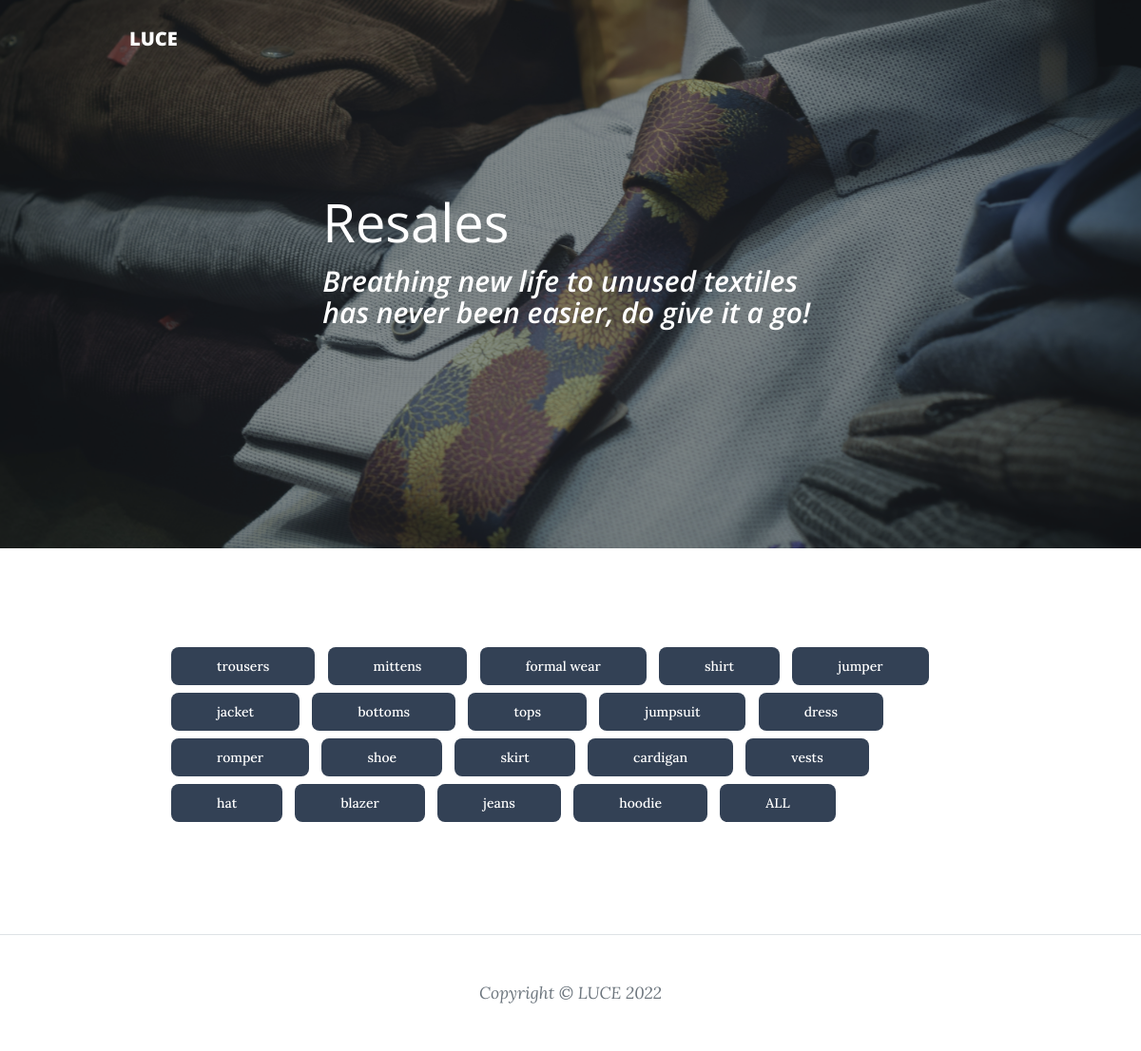
The app's page /index/ with its own data.
### apps/locate/views.py (the view)
# urls.py: path('index/', views.index, name='index'),
def index(request):
    films = Film.objects.prefetch_related('tags').all()
    tags = Tag.objects.all()
    context = {
        'films' : films,
        'tags' : tags
    }
    return render(request, 'locate/stuff.html', context)

### templates/locate/stuff.html (shortened to what this page needs)
{% extends 'base.html' %}
{% load static %}
{% block content %}
<script src="https://cdn.tailwindcss.com"></script>
<header class="masthead" style="background-image: url({% static 'ho/assets/img/com.jpg' %})">
    <div class="container position-relative px-4 px-lg-5">
        <div class="row gx-4 gx-lg-5 justify-content-center">
            <div class="col-md-10 col-lg-8 col-xl-7">
              <div class="post-heading">
                <h1>Resales</h1>
                <span class="meta">
                <h2 class="subheading">Breathing new life to unused textiles has never been easier, do give it a go!</h2>
                </span>
            </div>
            </div>
        </div>
    </div>
</header>
{% include 'includes/message.html' %}
<div class="container mt-4">
    <div class="m-6 grid gap-4 p-8"
    x-data="{tag: 'ALL', films: []}"
    x-init="films = await (await fetch('/film-list')).json()">
    <p>
        {% for tag in tags %}
        <button type="button"
        class=" p-8 text-white bg-slate-700 hover:bg-slate-800 focus:ring-4 focus:ring-slate-300 font-medium rounded-lg text-sm px-5 py-2.5 mr-2 mb-2 dark:bg-slate-600 dark:hover:bg-slate-700 focus:outline-none dark:focus:ring-slate-800"
        @click="tag = $el.textContent"
            :class="tag === $el.textContent ? 'bg-emerald-600 hover:bg-emerald-700 focus:bg-emerald-700 active:bg-emerald-800' : 'bg-slate-600 hover:bg-slate-700 focus:bg-slate-700 active:bg-slate-800' ">{{ tag.name }}</button>
        {% endfor %}
        <button type="button"
        class=" p-8 text-white bg-slate-700 hover:bg-slate-800 focus:ring-4 focus:ring-slate-300 font-medium rounded-lg text-sm px-5 py-2.5 mr-2 mb-2 dark:bg-slate-600 dark:hover:bg-slate-700 focus:outline-none dark:focus:ring-slate-800"
            @click="tag = $el.textContent"
            :class="tag === $el.textContent ? 'bg-emerald-600 hover:bg-emerald-700 focus:bg-emerald-700 active:bg-emerald-800' : 'bg-slate-600 hover:bg-slate-700 focus:bg-slate-700 active:bg-slate-800' ">ALL</button>
    </p>
    <br/>
</div>
</div>
{% endblock content %}

### records on screen
Tag: name "trousers"
Tag: name "mittens"
Tag: name "formal wear"
Tag: name "shirt"
Tag: name "jumper"
Tag: name "jacket"
Tag: name "bottoms"
Tag: name "tops"
Tag: name "jumpsuit"
Tag: name "dress"
Tag: name "romper"
Tag: name "shoe"
Tag: name "skirt"
Tag: name "cardigan"
Tag: name "vests"
Tag: name "hat"
Tag: name "blazer"
Tag: name "jeans"
Tag: name "hoodie"
